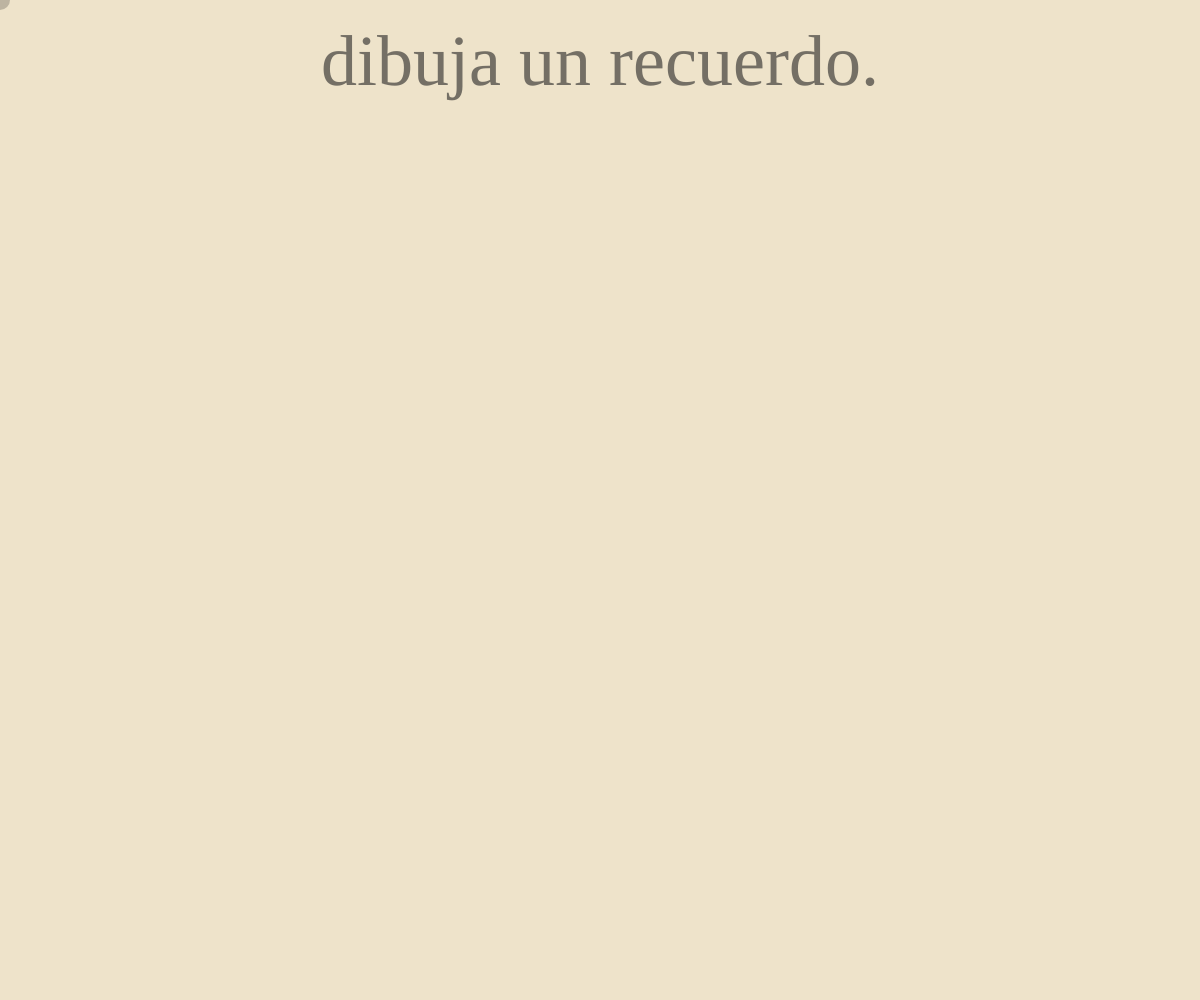
Frame 1 (no input)
Frame 60 (no input): identical to frame 1, image omitted
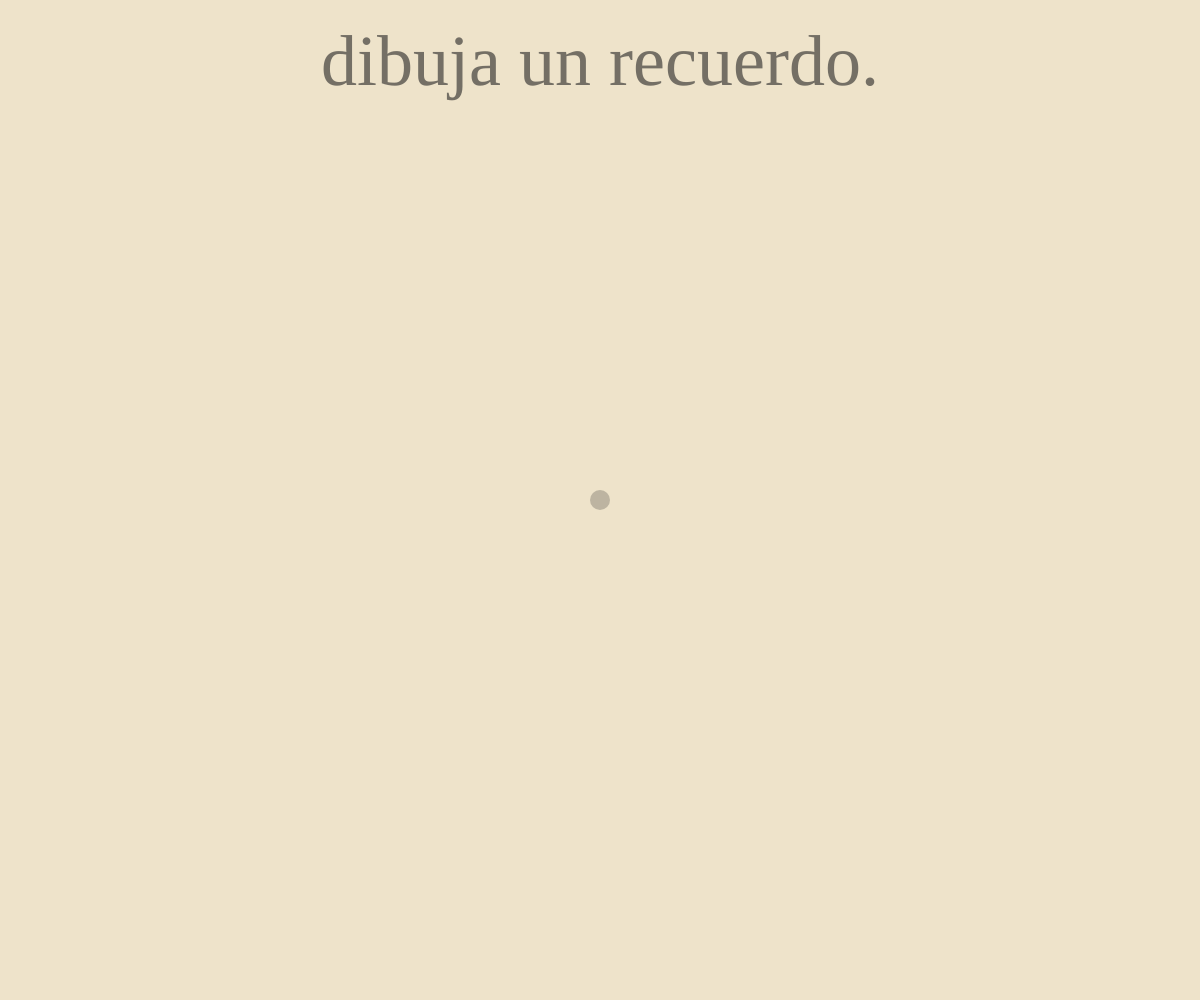
Frame 120 (the mouse pressed at the canvas centre since frame 60)

The p5.js sketch that drew these frames (run headless with seeded random() and noise() and a simulated clock; from frame 60 on, the mouse is pressed at the canvas centre):

// p5.js sketch
// ── sketch.js
let trazos = [];
let trazoActual = null;

const paleta = [
  [222, 218, 145], // Amarillo suave
  [191, 186, 176], // Gris cálido
  [166, 136, 99],  // Ocre
  [198, 153, 144], // Rosado viejo
  [144, 178, 126], // Verde apagado
  [238, 227, 202]  // Fondo cálido claro
];

function setup() {
  createCanvas(windowWidth, windowHeight);
  background(...paleta[5]);
  textFont('Cormorant Garamond');
  textSize(72);
  textAlign(CENTER, TOP);
  smooth();
}

function draw() {
  background(...paleta[5]);
  
  noStroke();
  fill(30, 30, 30, 150);
  text("dibuja un recuerdo.", width/2, height * 0.03);
  
  for (let t of trazos) {
    t.mostrar();
  }
  
  if (trazoActual) {
    trazoActual.mostrar();
  }
  
  noCursor();
  fill(30, 30, 30, 60);
  ellipse(mouseX, mouseY, 20, 20);
}

function mousePressed() {
  let c = paleta[floor(random(paleta.length - 1))];
  trazoActual = new Trazo(c);
}

function mouseDragged() {
  if (trazoActual) {
    trazoActual.agregarPincelada(mouseX, mouseY);
  }
}

function mouseReleased() {
  if (trazoActual) {
    trazos.push(trazoActual);
    trazoActual = null;
  }
}

function keyPressed() {
  if (key === 'z' || key === 'Z') {
    if (trazos.length > 0) {
      trazos.pop();
    }
  }
}

class Trazo {
  constructor(col) {
    this.puntos = [];
    this.c = col;
  }
  
  agregarPincelada(x, y) {
    for (let i = 0; i < 5; i++) {
      let ox = random(-8, 8);
      let oy = random(-8, 8);
      this.puntos.push(createVector(x + ox, y + oy));
    }
  }
  
  mostrar() {
    noStroke();
    fill(this.c[0], this.c[1], this.c[2], 200);
    for (let p of this.puntos) {
      let tam = random(8, 14);
      ellipse(p.x, p.y, tam, tam);
    }
  }
}

function windowResized() {
  resizeCanvas(windowWidth, windowHeight);
}
